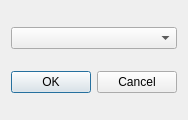
<?xml version="1.0" encoding="UTF-8"?>
<ui version="4.0">
 <class>setAnt</class>
 <widget class="QDialog" name="setAnt">
  <property name="geometry">
   <rect>
    <x>0</x>
    <y>0</y>
    <width>184</width>
    <height>120</height>
   </rect>
  </property>
  <property name="windowTitle">
   <string>Dialog</string>
  </property>
  <layout class="QVBoxLayout" name="verticalLayout">
   <item>
    <widget class="QComboBox" name="comboBox"/>
   </item>
   <item>
    <widget class="QDialogButtonBox" name="buttonBox">
     <property name="orientation">
      <enum>Qt::Horizontal</enum>
     </property>
     <property name="standardButtons">
      <set>QDialogButtonBox::Cancel|QDialogButtonBox::Ok</set>
     </property>
     <property name="centerButtons">
      <bool>true</bool>
     </property>
    </widget>
   </item>
  </layout>
 </widget>
 <resources/>
 <connections>
  <connection>
   <sender>buttonBox</sender>
   <signal>accepted()</signal>
   <receiver>setAnt</receiver>
   <slot>accept()</slot>
   <hints>
    <hint type="sourcelabel">
     <x>248</x>
     <y>254</y>
    </hint>
    <hint type="destinationlabel">
     <x>157</x>
     <y>274</y>
    </hint>
   </hints>
  </connection>
  <connection>
   <sender>buttonBox</sender>
   <signal>rejected()</signal>
   <receiver>setAnt</receiver>
   <slot>reject()</slot>
   <hints>
    <hint type="sourcelabel">
     <x>316</x>
     <y>260</y>
    </hint>
    <hint type="destinationlabel">
     <x>286</x>
     <y>274</y>
    </hint>
   </hints>
  </connection>
 </connections>
</ui>
